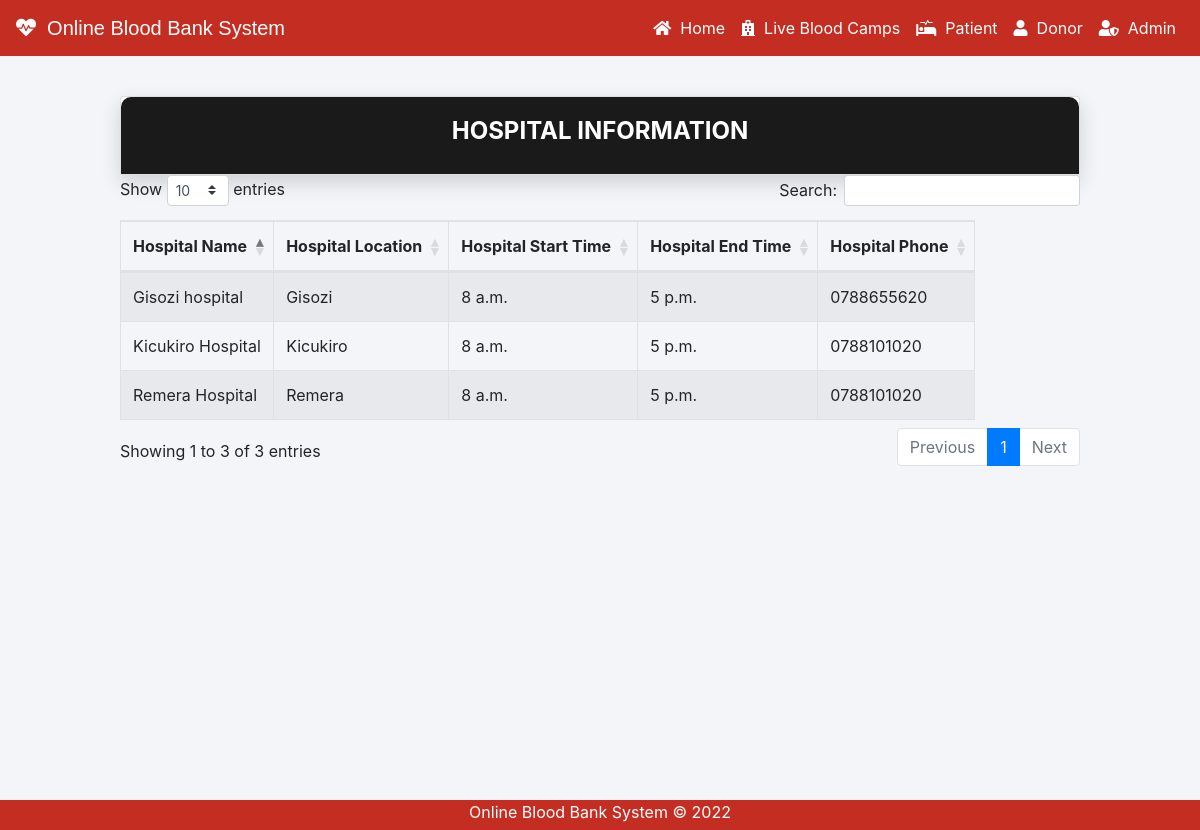
The app's page /camps/livebloodcamps/ with its own data.
### camps/models.py (models this page shows, shortened)
class Hospital_service(models.Model):
    hospital_name = models.CharField(max_length=100)
    hospital_location = models.CharField(max_length=100)
    hospital_start_time = models.TimeField()
    hospital_end_time = models.TimeField()
    hospital_phone = models.CharField(max_length=250, default='0788101020')
    post_date = models.DateTimeField(auto_now_add=True)
    class Meta:
        verbose_name_plural = " Hospital service"
        ordering = ['-post_date']

### camps/views.py (the view)
# urls.py: path('livebloodcamps/', views.livebloodcamps, name="livebloodcamps")
def livebloodcamps(request):
    hospital_service = Hospital_service.objects.all()
    context = {
        'hospitals': hospital_service
    }
    return render(request, 'camps/livebloodcamps.html', context)

### templates/camps/livebloodcamps.html (shortened to what this page needs)
{%load static%}
{% load widget_tweaks %}
<!DOCTYPE html>
<html lang="en" dir="ltr">
  <head>
    <link rel="stylesheet" href="https://maxcdn.bootstrapcdn.com/bootstrap/4.0.0/css/bootstrap.min.css">
    <link rel="stylesheet" href="https://cdnjs.cloudflare.com/ajax/libs/font-awesome/5.14.0/css/all.css">
              <link rel="stylesheet" type="text/css" href="{% static 'datatable/datatables.min.css' %}"/>
    <link href="{% static "css/main.css" %}"rel="stylesheet" media="all">
  </head>
  <body>
    {% include "blood/navbar.html" %}
    <div class="page-wrapper bg-gra-03 p-b-50">0
        <div class="wrapper wrapper--w960">
            <br><br><br>
            <div class="card card-5">
                <div class="card-heading">
                    <h2 class="title">Hospital Information</h2>
                </div>
            </div>
            <table id="example" class="table table-striped table-bordered nowrap" style="width:80%">
        <thead>
            <tr>
                <th>Hospital Name</th>
                <th>Hospital Location</th>
                <th>Hospital Start Time</th>
                <th>Hospital End Time</th>
                <th>Hospital Phone</th>
            </tr>
        </thead>
        <tbody>
        {% for hospital in hospitals %}
            <tr>
                <td>{{ hospital.hospital_name }}</td>
                <td>{{ hospital.hospital_location }}</td>
                <td>{{ hospital.hospital_start_time }}</td>
                <td>{{ hospital.hospital_end_time }}</td>
                <td>{{ hospital.hospital_phone }}</td>
            </tr>
        {% endfor %}
        </tbody>
    </table>
        </div>
    </div>
{% include "blood/footer.html" %}
  </body>
</html>

### templates/blood/navbar.html (shortened to what this page needs)
<!DOCTYPE html>
<html lang="en">
<head>
  <link rel="stylesheet" href="https://stackpath.bootstrapcdn.com/bootstrap/4.3.1/css/bootstrap.min.css">
  <link rel="stylesheet" href="https://cdnjs.cloudflare.com/ajax/libs/font-awesome/5.14.0/css/all.css">
</head>
<body>
  <div class="bs-example">
    <nav style="background-color: #c32d22;" class="navbar navbar-expand-md navbar-dark fixed-top">
      <a href="/" class="navbar-brand"><i class="fas fa-heartbeat"></i>&nbsp; Online Blood Bank System</a>
      <div class="collapse navbar-collapse justify-content-between" id="navbarCollapse">
        <div class="navbar-collapse collapse w-100 order-3 dual-collapse2">
            <ul class="navbar-nav ml-auto">
                <li class="nav-item">
                    <a class="nav-link" style="color: white;" href="/"><i class="fas fa-home"></i>&nbsp; Home</a>
                </li>
                <li class="nav-item">
                    <a class="nav-link" style="color: white;" href="{% url 'livebloodcamps' %}"><i class="fas fa-hospital"></i>&nbsp; Live Blood Camps</a>
                </li>
                <li class="nav-item">
                    <a class="nav-link" style="color: white;" href="/patient/patientlogin"><i class="fas fa-procedures"></i>&nbsp; Patient</a>
                </li>
                <li class="nav-item">
                    <a class="nav-link" style="color: white;" href="/donor/donorlogin"><i class="fas fa-user"></i>&nbsp; Donor</a>
                </li>
                <li class="nav-item">
                    <a class="nav-link" style="color: white;" href="/adminlogin"><i class="fas fa-user-shield"></i>&nbsp; Admin</a>
                </li>
            </ul>
        </div>
      </div>
    </nav>
  </div>
</body>
</html>

### templates/blood/footer.html (shortened to what this page needs)
<!DOCTYPE html>
<html>
<head>
</head>
<body>
<div class="footer">
  <p>Online Blood Bank System &copy; 2022
  </p>
</div>
</body>
</html>

### static/css/main.css (style rules this page uses)
html { -webkit-box-sizing: border-box; -moz-box-sizing: border-box; box-sizing: border-box; }
* { padding: 0; margin: 0; }
*, *:before, *:after { -webkit-box-sizing: inherit; -moz-box-sizing: inherit; box-sizing: inherit; }
body, h1, h2, h3, h4, h5, h6, blockquote, p, pre, dl, dd, ol, ul, figure, hr, fieldset, legend { margin: 0; padding: 0; }
table { border-collapse: collapse; border-spacing: 0; }
.page-wrapper { min-height: 100vh; }
body { font-family: "Open Sans", "Arial", "Helvetica Neue", sans-serif; font-weight: 400; font-size: 14px; }
h1, h2, h3, h4, h5, h6 { font-weight: 400; }
h2 { font-size: 30px; }
.bg-gra-03 { background: #f4f5f9; }
.p-b-50 { padding-bottom: 50px; }
.wrapper { margin: 0 auto; }
.wrapper--w960 { max-width: 960px; }
.title { font-size: 24px; text-transform: uppercase; font-weight: 700; text-align: center; color: #fff; }
.card { -webkit-border-radius: 3px; -moz-border-radius: 3px; border-radius: 3px; background: #fff; }
.card-5 { background: #fff; -webkit-border-radius: 10px; -moz-border-radius: 10px; border-radius: 10px; -webkit-box-shadow: 0px 8px 20px 0px rgba(0, 0, 0, 0.15); -moz-box-shadow: 0px 8px 20px 0px rgba(0, 0, 0, 0.15); box-shadow: 0px 8px 20px 0px rgba(0, 0, 0, 0.15); }
.card-5 .card-heading { padding: 20px 0; background: #1a1a1a; -webkit-border-top-left-radius: 10px; -moz-border-radius-topleft: 10px; border-top-left-radius: 10px; -webkit-border-top-right-radius: 10px; -moz-border-radius-topright: 10px; border-top-right-radius: 10px; }

### templates/blood/navbar.html (style rules this page uses)
.bs-example { margin: 0px; }
.navbar-brand { font-size: 20px; font-family: sans-serif; }

### templates/blood/footer.html (style rules this page uses)
.footer { left: 0; bottom: 0; width: 100%; background: #c32d22; color: white; text-align: center; height:30px; }

### records on screen
Hospital_service: hospital_name "Gisozi hospital", hospital_location "Gisozi", hospital_start_time "8 a.m.", hospital_end_time "5 p.m.", hospital_phone "0788655620"
Hospital_service: hospital_name "Remera Hospital", hospital_location "Remera", hospital_start_time "8 a.m.", hospital_end_time "5 p.m.", hospital_phone "0788101020"
Hospital_service: hospital_name "Kicukiro Hospital", hospital_location "Kicukiro", hospital_start_time "8 a.m.", hospital_end_time "5 p.m.", hospital_phone "0788101020"
